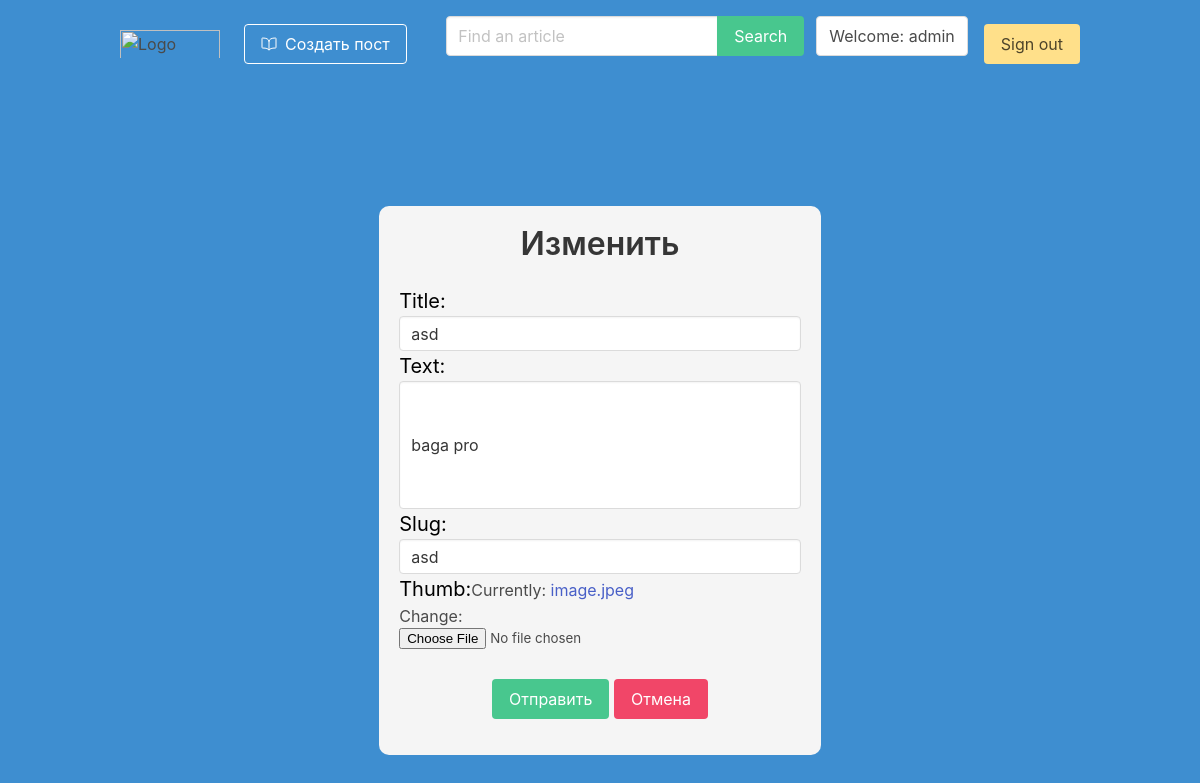
Page /asd/edit (signed in) on the committed database.
### blog/models.py (models this page shows, shortened)
class Article(models.Model):
    title = models.CharField(max_length=255)
    text = models.TextField()
    slug = models.SlugField(unique=True)
    date = models.DateField(auto_now=True)
    thumb = models.ImageField(blank=True, default='image.jpeg')
    author = models.ForeignKey(User, default=None, on_delete=models.CASCADE)
    likes = models.ManyToManyField(User, related_name='article_likes')
    dislikes = models.ManyToManyField(User, related_name='article_dislikes')

### blog/views.py (the view)
# urls.py: path('<slug>/edit', views.edit_article, name='article_edit'),
def edit_article(request, slug):
    article = Article.objects.get(slug=slug)
    form = ArticleForm(request.POST or None, request.FILES or None, instance=article)
    if form.is_valid():
        form.save()
        return redirect('blog:article_detail', slug=request.POST.get('slug'))
    return render(request, 'edit_article.html', {'article': article, 'form': form})

### blog/forms.py
class ArticleForm(forms.ModelForm):
    title = forms.CharField(widget=forms.TextInput(attrs={'class': 'input'}))
    text = forms.CharField(
        widget=forms.TextInput(attrs={'class': 'textarea', 'size': '40'})
    )
    slug = forms.CharField(widget=forms.TextInput(attrs={'class': 'input'}))
    class Meta:
        model = Article
        fields = ['title', 'text', 'slug', 'thumb']

### blog/templates/edit_article.html (shortened to what this page needs)
{% extends "base_layout.html" %}
{% block content %}
    <form
        class="site-form has-background-light"
        method="post"
        enctype="multipart/form-data">
    <h2 class="title is-site-2 has-text-centered">Изменить</h2>
        {{ form }}
        <div class="has-text-centered my-4">
            <button type="submit" class="button is-success">Отправить</button>
            <a href="{% url 'blog:article_detail' article.slug  %}" class="button is-danger">
                Отмена
            </a>
        </div>
    </form>
{% endblock %}

### blog/templates/base_layout.html (shortened to what this page needs)
{% load static from static %}
<html lang="en">
<head>
    <link rel="stylesheet" href="{% static 'style.css' %}">
    <link rel="stylesheet" href="{% static 'bulma.css' %}">
</head>
<body>
    <section class="hero has-background-info is-fullheight">
        <div class="hero-head">
            <header class="navbar">
                <div class="container">
                    <div class="navbar-brand">
                        <a class="navbar-item" href="/">
                            <img src="https://macademy.uz/assets/img/monday.svg" width="100" alt="Logo">
                        </a>
                    </div>
                    {% if user.is_authenticated %}
                    <div id="navbarMenuHeroC" class="navbar-menu">
                        <div class="navbar-start">
                            <span class="navbar-item">
                                <a href="{% url 'blog:article_create' %}"
                                    class="button is-info is-outlined is-inverted">
                                    <span class="mr-2">
                                        <ion-icon name="book-outline"></ion-icon>
                                    </span>
                                    <span>
                                        Создать пост
                                    </span>
                                </a>
                            </span>
                        </div>
                        <div class="navbar-end">
                            <form action="{% url 'blog:home' %}" method="get">
                                <div class="field has-addons my-4 mr-2">
                                    <div class="control">
                                        <input type="search" class="input" name="input" placeholder="Find an article">
                                    </div>
                                    <div class="control">
                                        <button class="button is-success" type="submit">Search</button>
                                    </div>
                                </div>
                            </form>
                            <a class="navbar-item button my-4 mx-1">
                                Welcome: {{ user}}
                            </a>
                            <span class="navbar-item">
                                <a href="{% url 'users:sign_out' %}" class="button is-warning">Sign out</a>
                            </span>
                        </div>
                    </div>
                    {% endif %}
                </div>
            </header>
        </div>
        <div class="hero-body">
            {% block content %}
            {% endblock %}
        </div>
    </section>
</body>
</html>

### files/style.css (style rules this page uses)
.site-form { padding: 20px; display: block; margin: 70px auto auto; width: 40%; border-radius: 10px; }
.site-form label { color: black; font-size: 20px; }
.site-form input { width: 100%; height: 35px; }

### rows in the picture
Article: title "asd", text "baga pro", slug "asd"

### other values in the picture
{{ user }} "admin"
